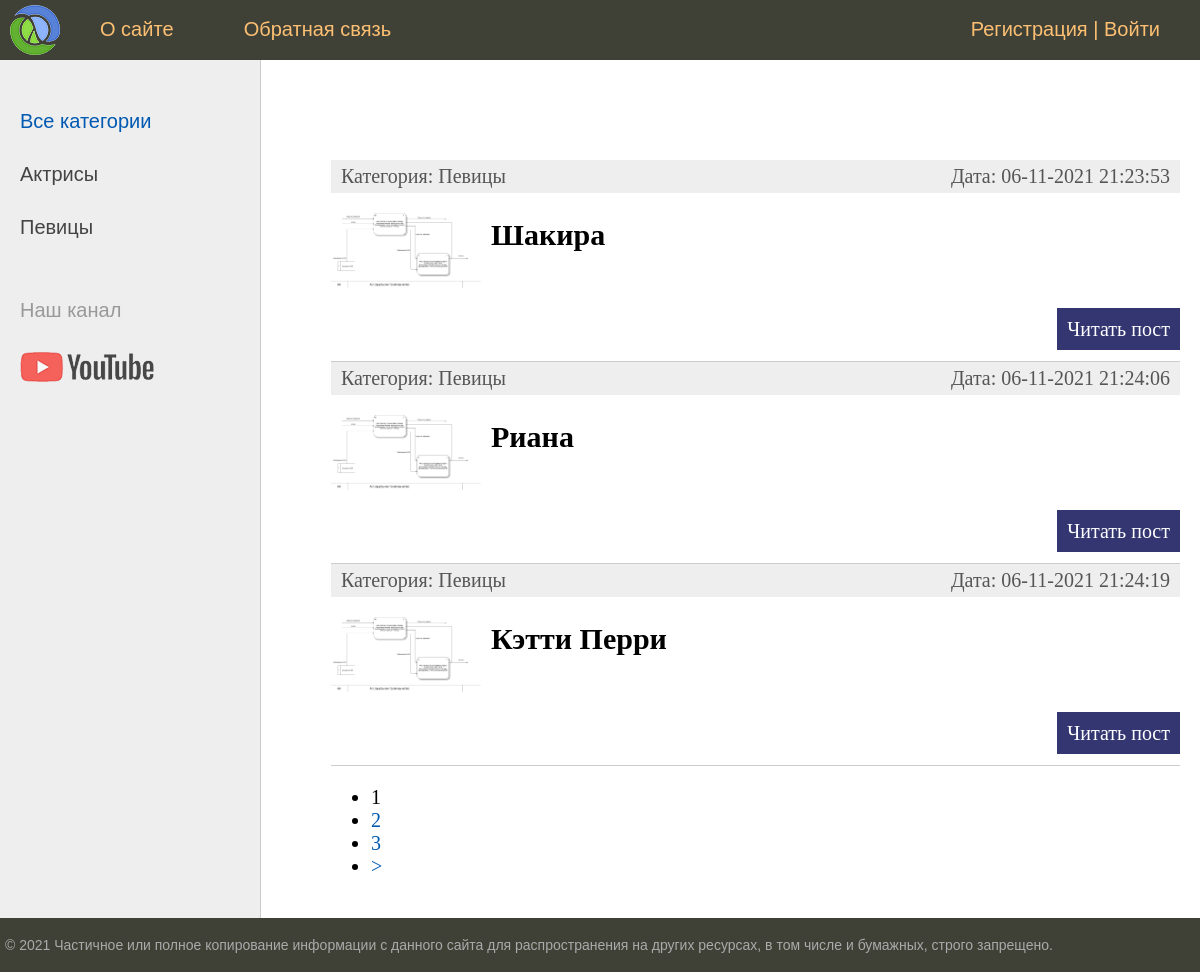
The page / on the database its author committed.
### women/models.py (models this page shows, shortened)
class Category(models.Model):
    name = models.CharField(max_length=100, db_index=True, verbose_name='Категория')
    slug = models.SlugField(max_length=255, unique=True, db_index=True, verbose_name='URL')
    def __str__(self):
        return self.name
    def get_absolute_url(self):
        return reverse('category', kwargs={'cat_slug': self.slug})
    class Meta:
        verbose_name = 'Категория'
        verbose_name_plural = 'Категории'
        ordering = ['name', ]

class Women(models.Model):
    title = models.CharField(max_length=255, verbose_name='Заголовок')
    slug = models.SlugField(max_length=255, unique=True, db_index=True, verbose_name='URL')
    content = models.TextField(blank=True, verbose_name='Текст статьи')
    photo = models.ImageField(upload_to='photos/%Y/%m/%d', verbose_name='Фото')
    time_create = models.DateTimeField(auto_now_add=True, verbose_name='Время создания')
    time_update = models.DateTimeField(auto_now=True, verbose_name='Время изменения')
    is_published = models.BooleanField(default=True, verbose_name='Публикация')
    cat = models.ForeignKey('Category', on_delete=models.PROTECT, verbose_name='Категория')
    def get_absolute_url(self):
        return reverse('post', kwargs={'post_slug': self.slug})
    class Meta:
        verbose_name = 'Известная женщина'
        verbose_name_plural = 'Известные женщины'
        ordering = ['time_create', 'title']

### women/views.py (the view)
# urls.py: path('', WomenHome.as_view(), name='home'),
class WomenHome(DataMixin, ListView):
    model = Women
    template_name = 'women/index.html'
    context_object_name = 'posts'
    def get_context_data(self, *, object_list=None, **kwargs):
        context = super().get_context_data(**kwargs)
        c_def = self.get_user_context(title='Главная страница')
        return dict(list(context.items()) + list(c_def.items()))
    def get_queryset(self):
        return Women.objects.filter(is_published=True).select_related('cat')

### women/utils.py (called while the page is built)
        def get_user_context(self, **kwargs):
                context = kwargs
                cats = cache.get('cats')
                if not cats:
                        cats = Category.objects.all().annotate(Count('women'))
                        cache.set('cats', cats, 60)
                user_menu = menu.copy()
                if not self.request.user.is_authenticated:
                        user_menu.pop(1)
                context['menu'] = user_menu
                context['cats'] = cats
                if 'cat_selected' not in context:
                        context['cat_selected'] = 0
                return context

### women/templates/women/index.html (shortened to what this page needs)
{% extends 'women/base.html' %}
{% block content %}
<ul class="list-articles">
    {% for p in posts %}
    <li>
        <div class="article-panel">
            <p class="first">Категория: {{ p.cat }}</p>
            <p class="last">Дата: {{ p.time_update|date:"d-m-Y H:i:s" }}</p>
        </div>
        {% if p.photo %}
        <p>
            <image class="img-article-left thumb" src="{{ p.photo }}"></image>
        </p>
        {% endif %}
        <h2>{{p.title}}</h2>
        <p class="link-read-post"><a href="{{ p.get_absolute_url }}">Читать пост</a></p>
    </li>
    {% endfor %}
</ul>
{% endblock %}

### women/templates/women/base.html (shortened to what this page needs)
{% load static %}
{% load women_tags %}
<!DOCTYPE html>
<html>
<head>
    <link type="text/css" href="{% static 'women/css/styles.css' %}" rel="stylesheet"/>
</head>
<body>
<table class="table-page" border=0 cellpadding="0" cellspacing="0">
    <tr>
        <td valign=top>
            {% block mainmenu %}
            <div class="header">
                <ul id="mainmenu" class="mainmenu">
                    <li class="logo"><a href="{% url 'home' %}">
                        <div class="logo"></div>
                    </a></li>
                    {% for m in menu %}
                    <li><a href="{% url m.url_name %}">{{m.title}}</a></li>
                    {% endfor %}
                    {% if request.user.is_authenticated %}
                    <li class="last">{{user.username}} | <a href="{% url 'logout' %}">Выйти</a></li>
                    {% else %}
                    <li class="last"><a href="{% url 'register' %}">Регистрация</a> | <a href="{% url 'login' %}">Войти</a></li>
                    {% endif %}
                </ul>
            </div>
            {% endblock mainmenu %}
            <table class="table-content" border=0 cellpadding="0" cellspacing="0">
                <tr>
                    <td valign="top" class="left-chapters">
                        <ul id="leftchapters">
                            {% if cat_selected == 0 %}
                            <li class="selected">Все категории</li>
                            {% else %}
                            <li><a href="{% url 'home' %}">Все категории</a></li>
                            {% endif %}
                            {% for c in cats %}
                                {% if c.women__count > 0 %}
                                {% if c.pk == cat_selected %}
                                    <li class="selected">{{c.name}}</li>
                                {% else %}
                                    <li><a href="{{ c.get_absolute_url }}">{{c.name}}</a></li>
                                {% endif %}
                                {% endif %}
                            {% endfor %}
                            <li class="share">
                                <p>Наш канал</p>
                                <a class="share-yt"
                                   href="https://www.youtube.com/channel/UClJzWfGWuGJL2t-3dYKcHTA/playlists"
                                   target="_blank" rel="nofollow"></a>
                            </li>
                        </ul>
                    </td>
                    <td valign="top" class="content">
                        <div class="content-text">
                            {% block content %}
                            {% endblock %}
                            {% if page_obj.has_other_pages %}
                            <nav class="list_pages">
                                <ul>
                                    {% for p in paginator.page_range %}
                                    {% if page_obj.number == p %}
                                    <li class="page-num page0num-selected">{{ p }}</li>
                                    {% elif p >= page_obj.number|add:-2 and p <= page_obj.number|add:2 %}
                                    <li class="page_num">
                                        <a href="?page={{ p }}">{{ p }}</a>
                                    </li>
                                    {% endif %}
                                    {% endfor %}
                                    {% if page_obj.has_next %}
                                    <li class="page-num">
                                        <a href="?page={{ page_obj.next_page_number }}">&gt;</a>
                                    </li>
                                    {% endif %}
                                </ul>
                            </nav>
                            {% endif %}
                        </div>
                    </td>
                </tr>
            </table>
        </td>
    </tr>
    <tr>
        <td valign=top>
            <div id="footer">
                <p>&copy; 2021 Частичное или полное копирование информации с данного сайта для распространения на других
                    ресурсах, в том числе и бумажных, строго запрещено.</p>
            </div>
        </td>
    </tr>
</table>
</body>
</html>

### women/static/women/css/styles.css (style rules this page uses)
html, body { font-family: 'Arial'; margin: 0; padding: 0; height: 100%; width: 100%; color: #444; }
a { color: #0059b2; text-decoration: none; }
img { max-width: 600px; height: auto; }
img.img-article-left { max-width: 300px; height: auto; float: left; padding: 0 10px 10px 0; }
img.img-article-left.thumb { max-width: 150px; height: auto; }
p.link-read-post { text-align: right; }
p.link-read-post a { padding: 10px; min-width: 100px; background: #333671; color: #fff; text-decoration: none; }
div.article-panel { background: #eee; padding: 5px 10px 5px 10px; box-sizing border-box; overflow: hidden; color: #555; }
div.article-panel p.first { margin: 0; float: left; }
div.article-panel p.last { margin: 0; float: right; }
ul.list-articles { list-style: none; margin: 0; padding: 0; }
ul.list-articles li { border-bottom: 1px solid #ccc; }
.table-page { width: 100%; height: 100%; vertical-align: top; }
.table-page tr { height: 100%; }
.header { background: #3F4137; height: 60px; }
.logo { background: url('../images/logo.png') no-repeat 10px 5px; width: 70px; height: 60px; }
ul.mainmenu { list-style: none; margin: 0; padding: 0; height: 60px; color: #fdc073; font-size: 20px; overflow: hidden; }
ul.mainmenu li { float: left; margin: 18px 40px 0 30px; }
ul.mainmenu li.logo { margin: 0; }
ul.mainmenu li.last { float: right; }
ul.mainmenu li a { color: #fdc073; text-decoration: none; }
.table-content { width: 100%; min-height: 100%; height: 100%; }
.left-chapters { margin: 0; background: #eee; border-right: 1px solid #ccc; min-height: 100%; }
.left-chapters ul { width: 230px; min-height: 100%; margin: 0; padding: 20px 10px 10px 20px; list-style: none; font-size: 20px; }
.left-chapters ul li { margin: 30px 0 0 0; color: #999; }
.left-chapters ul li.selected { color: #0059b2; }
.left-chapters ul li a { color: #444; text-decoration: none; }
.left-chapters ul li.share { margin: 60px 0 0 0; }
.left-chapters ul li.share p { margin: 30px 0 30px 0; }
.left-chapters ul li.share a { display: inline-block; width: 40px; height: 40px; margin: 0 20px 0 0; }
.left-chapters ul li.share a.share-yt { width: 100%; height: 30px; background: url('../images/share_yt.png') no-repeat 0 0 }
.content { padding: 40px 20px 20px 40px; width: 100%; box-sizing: border-box; }
.content-text { margin: 60px 0 0 30px; color: #000; font-size: 20px; font-family: Yandex Sans Display Light; }
#footer { box-sizing: border-box; background: #3F4137; padding: 5px; color: #aaa; font-size: 14px; font-family: Verdana, Geneva, Arial, Helvetica; text-align: left; overflow: hidden; }

### rows shown on the page
Category: name "Актрисы"
Category: name "Певицы"
Women: cat "Певицы", time_update "06-11-2021 21:23:53", photo (picture), title "Шакира"
Women: cat "Певицы", time_update "06-11-2021 21:24:06", photo (picture), title "Риана"
Women: cat "Певицы", time_update "06-11-2021 21:24:19", photo (picture), title "Кэтти Перри"

### other values the page prints
{{ m.title }} "О сайтe" "Обратная связь"
{{ p }} "1"
{{ p }} "2" "3"
